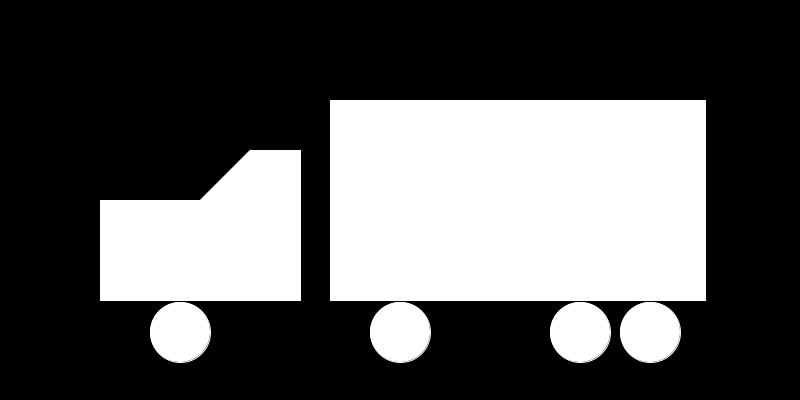
Frame 1 (no input)
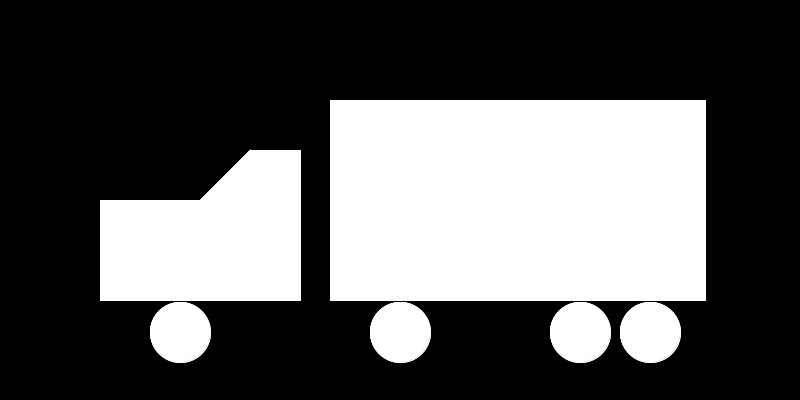
Frame 2 (the mouse pressed at the canvas centre, redrawn once)

The Processing sketch that drew these frames (run headless with seeded random() and noise(); the mouse was pressed at the canvas centre and the sketch redrawn once):

// Processing sketch: sketch_3
// ── sketch_3.pde
void setup()
{
  size(800,400);
  background(0);
  noLoop();
}

void draw()
{
 stroke(255);
   //PRIMERA PARTE
   quad(100,200, 250,200, 250,300, 100,300);
   triangle( 200,200 , 250,150 , 250,200);
   quad(250,150, 300,150, 300,300, 250,300);
   
   //SEGUNDA PARTE
  rectMode(CORNER);
  rect(330, 100 , 375,200);
  
  //lantas
  ellipseMode(CORNER);
  ellipse(150,302 , 60,60);
  
  ellipse(370,302 , 60,60);
  ellipse(550,302 , 60,60);
  ellipse(620,302 , 60,60);
     
}
